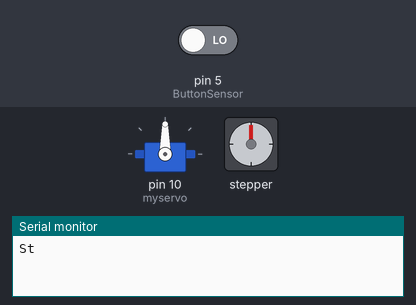
Bench run of a sketch on a simulated Arduino Uno, built with avr-gcc and run on an emulated ATmega328P. Parts: servo, stepper motor, the last lines printed to the serial monitor. Inputs (shaded band) come from the test bench; at power-on: pin 5 (ButtonSensor) LOW. Stepper angles assume 200 steps per turn.

Above: at 1.2 s.
1.3 s: pin 5 (ButtonSensor) driven HIGH
At 1.45 s:
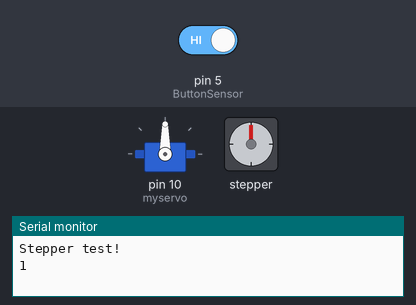
At 2.05 s:
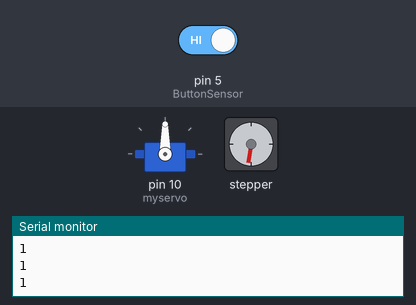
Timing chart, 0 to 16.3 s (numbered marks = the images above; inputs shaded):
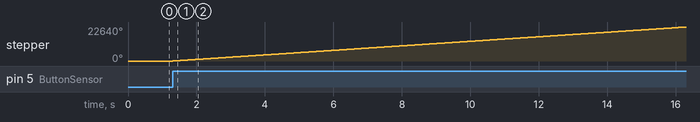

The sketch:

Stepper_and_servo_code.ino
```cpp
/*
  This is a test sketch for the Adafruit assembled Motor Shield for Arduino v2
  It won't work with v1.x motor shields! Only for the v2's with built in PWM
  control

  For use with the Adafruit Motor Shield v2
  ---->	http://www.adafruit.com/products/1438
*/


#include <Wire.h>
#include <Adafruit_MotorShield.h>
#include <Servo.h>

// Create the motor shield object with the default I2C address
Adafruit_MotorShield AFMS = Adafruit_MotorShield();
Servo myservo;

// Or, create it with a different I2C address (say for stacking)
// Adafruit_MotorShield AFMS = Adafruit_MotorShield(0x61);

// Connect a stepper motor with 200 steps per revolution (1.8 degree)
// to motor port #2 and #1 (M3 and M4)
Adafruit_StepperMotor *myMotor1 = AFMS.getStepper(200, 1);
Adafruit_StepperMotor *myMotor2 = AFMS.getStepper(200, 2);

//constants for sensors
const int ButtonSensor = 5;
const int TopSensor = 6;

int ButtonSensorState;
int TopSensorState;


void setup() {
  //stepper motor
  Serial.begin(9600);           // set up Serial library at 9600 bps
  Serial.println("Stepper test!");

  AFMS.begin();  // create with the default frequency 1.6KHz
  //AFMS.begin(1000);  // OR with a different frequency, say 1KHz

  myMotor1->setSpeed(300);// 10 rpm
  myMotor2->setSpeed(300);// 10 rpm

  //servo motor
  myservo.attach(10);
  Serial.begin(9600);

  // end course sensor
  pinMode( ButtonSensor , INPUT);
  pinMode(TopSensor, INPUT);
}

// stepper motor
//int backward1( int angle){
//int i;
//int n;
//i=n=0;
//while ( i < angle){
//  myMotor1 -> step(100, BACKWARD , DOUBLE);
//  i = i+1;
//  }
//}

//int forward1(int angle){
//int i;
//int n;
//i=n=0;
//while ( i < angle){
//  myMotor1 -> step(100, FORWARD, DOUBLE);
//  i = i+1;
//  }
//}

int backward2( int angle){
int i;
int n;
i=n=0;
while ( i < angle){
  myMotor2 -> step(100, BACKWARD , DOUBLE);
  i = i+1;
  }
}

int forward2(int angle){
int i;
int n;
i=n=0;
while ( i < angle){
  myMotor2 -> step(100, FORWARD, DOUBLE);
  i = i+1;
  }
}


//servo motor
// servo à la position 0°
void pos0() {
  myservo.write(0);
  delay(1000);
  Serial.println(myservo.read());
  }

//servo à 90°
void pos90(){
  myservo.write(90);
  delay(1000);
  Serial.println(myservo.read());
}

//servo à 180°
void pos180(){
   myservo.write(180);
  delay(1000);
  Serial.println(myservo.read());
  }

// stepper motor + sensor
void backwardSensor( ){
 TopSensorState = digitalRead( TopSensor);
while ( ButtonSensorState == HIGH){
  myMotor1 -> step(100, BACKWARD , DOUBLE);
 TopSensorState = digitalRead( TopSensor);
  }
}

void forwardSensor( ){
  ButtonSensorState = digitalRead( ButtonSensor);
while ( ButtonSensorState == HIGH){
  myMotor1 -> step(100, FORWARD , DOUBLE);
  Serial.println(ButtonSensorState);
  ButtonSensorState = digitalRead( ButtonSensor);
  }
}

void loop() {


//
// pos0();
// delay(1000);
//
//  pos90();
// delay(1000);
// forward1(50);
 //delay(5000);
//
// backward1(50);
// delay(1000);
// pos180();
// delay(1000);
//forward2(5);
//delay(1000);
//backward2(5);
//delay(1000);

forwardSensor();

}
```

Measured:
- after the input at 1.3 s, stepper: keeps turning clockwise at about 1509°/s, starting at once
